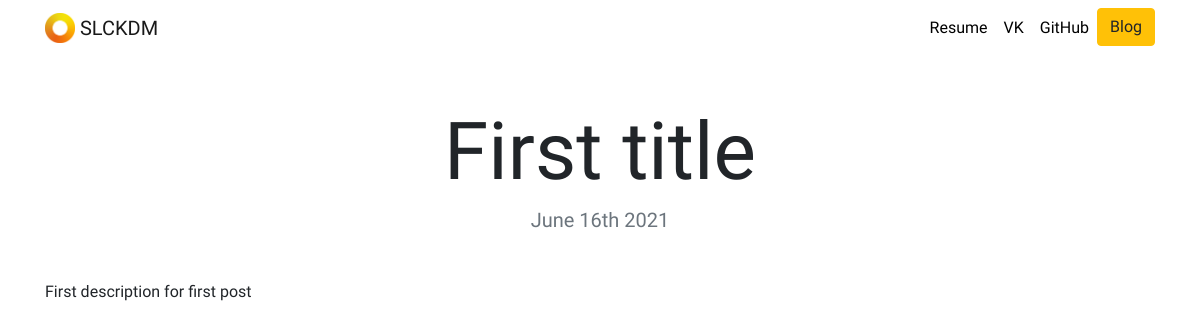
The page /blog/1/ on the database as committed earlier.
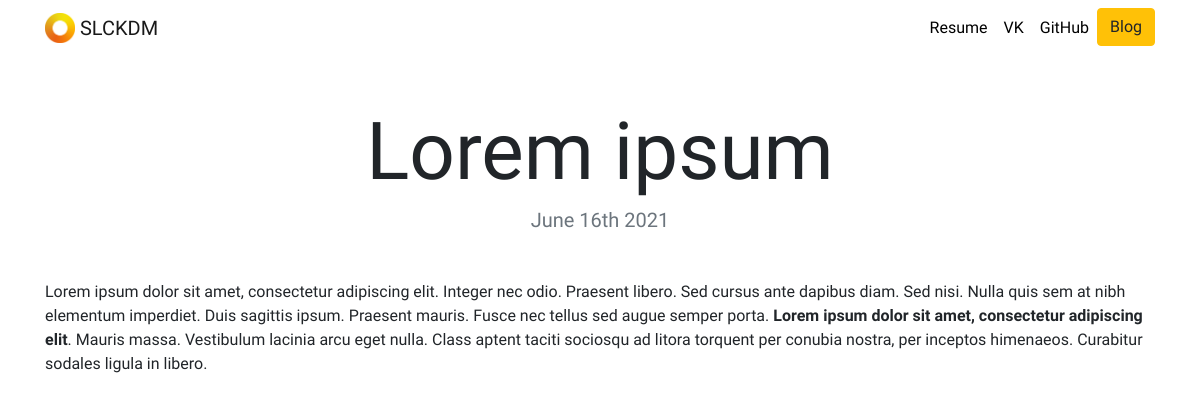
The same page on the database as committed later.
### blog/models.py (models this page shows, shortened)
class BlogPost(models.Model):
    title = models.CharField(max_length=100)
    date = models.DateField(auto_now_add=True)
    description = models.TextField(max_length=1250)

### blog/views.py (the view)
# urls.py: path('<int:blog_id>/', views.detail, name="detail"),
def detail(request, blog_id):
    blog = get_object_or_404(BlogPost, pk=blog_id)
    return render(request, 'blog/detail.html', {'blog': blog})

### blog/templates/blog/detail.html
{% extends "portfolio/base.html" %}
{% load static %}
{% block content %}
<h2 class="text-center mt-5" id="blogdetailtitle">{{ blog.title }}</h2>
<h5 class="text-center text-muted mb-5">{{ blog.date|date:'F jS Y' }}</h5>
{{ blog.description|safe }}
{% endblock %}

Rows that differ between the two databases and show on the page:
changed BlogPost: title "First title" → "Lorem ipsum"; description "First description for first post" → "Lorem ipsum dolor sit amet, consectetur adipiscing elit. Integer nec odio. Praesent libero. Sed cursus ante dapibus diam. Sed nisi. Nulla quis sem at nibh elementum imperdiet. Duis sagittis ipsum. Praesent mauris. Fusce nec tellus sed augue semper porta. Lorem ipsum dolor sit amet, consectetur adipiscing elit . Mauris massa. Vestibulum lacinia arcu eget nulla. Class aptent taciti sociosqu ad litora torquent per conubia nostra, per inceptos himenaeos. Curabitur sodales ligula in libero."
